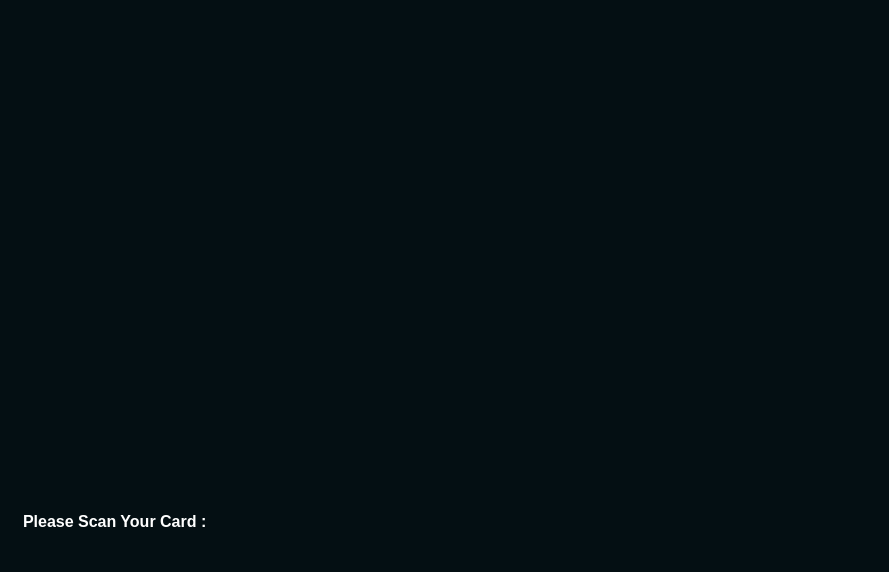
<?xml version="1.0" encoding="UTF-8"?>
<ui version="4.0">
 <class>MainWindow</class>
 <widget class="QMainWindow" name="MainWindow">
  <property name="geometry">
   <rect>
    <x>0</x>
    <y>0</y>
    <width>889</width>
    <height>572</height>
   </rect>
  </property>
  <property name="windowTitle">
   <string>Video Streaming using OpenCV</string>
  </property>
  <property name="windowIcon">
   <iconset resource="icons.qrc">
    <normaloff>:/icons/icons/video_streaming.png</normaloff>:/icons/icons/video_streaming.png</iconset>
  </property>
  <property name="styleSheet">
   <string notr="true">*{
 border: none;
background-color: transparent;
color: #fff;
}
#centralwidget{
	background-color: #040f13;
}
#side_menu{
	background-color: #071e26;
	border-radius: 10px;
}
#top_bar{
	background-color: #071e26;
	border-radius: 10px;
}</string>
  </property>
  <widget class="QWidget" name="centralwidget">
   <widget class="QFrame" name="frame_2">
    <property name="geometry">
     <rect>
      <x>13</x>
      <y>488</y>
      <width>861</width>
      <height>71</height>
     </rect>
    </property>
    <property name="sizePolicy">
     <sizepolicy hsizetype="Expanding" vsizetype="Preferred">
      <horstretch>0</horstretch>
      <verstretch>0</verstretch>
     </sizepolicy>
    </property>
    <property name="frameShape">
     <enum>QFrame::StyledPanel</enum>
    </property>
    <property name="frameShadow">
     <enum>QFrame::Raised</enum>
    </property>
    <widget class="QLabel" name="label">
     <property name="geometry">
      <rect>
       <x>10</x>
       <y>8</y>
       <width>301</width>
       <height>51</height>
      </rect>
     </property>
     <property name="font">
      <font>
       <pointsize>12</pointsize>
       <weight>75</weight>
       <bold>true</bold>
      </font>
     </property>
     <property name="text">
      <string>Please Scan Your Card :</string>
     </property>
    </widget>
   </widget>
   <widget class="QFrame" name="body">
    <property name="geometry">
     <rect>
      <x>13</x>
      <y>13</y>
      <width>861</width>
      <height>451</height>
     </rect>
    </property>
    <property name="sizePolicy">
     <sizepolicy hsizetype="Expanding" vsizetype="Preferred">
      <horstretch>0</horstretch>
      <verstretch>0</verstretch>
     </sizepolicy>
    </property>
    <property name="maximumSize">
     <size>
      <width>16777215</width>
      <height>800</height>
     </size>
    </property>
    <property name="frameShape">
     <enum>QFrame::StyledPanel</enum>
    </property>
    <property name="frameShadow">
     <enum>QFrame::Raised</enum>
    </property>
    <layout class="QVBoxLayout" name="verticalLayout_6">
     <item>
      <widget class="QFrame" name="frame_6">
       <property name="frameShape">
        <enum>QFrame::StyledPanel</enum>
       </property>
       <property name="frameShadow">
        <enum>QFrame::Raised</enum>
       </property>
       <layout class="QVBoxLayout" name="verticalLayout_7">
        <item>
         <widget class="QLabel" name="image_label">
          <property name="text">
           <string/>
          </property>
         </widget>
        </item>
       </layout>
      </widget>
     </item>
    </layout>
   </widget>
  </widget>
 </widget>
 <resources>
  <include location="icons.qrc"/>
 </resources>
 <connections/>
</ui>
